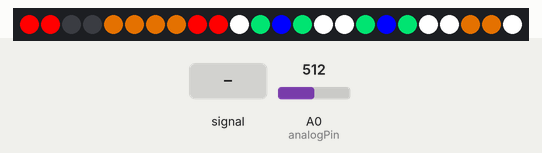
The sketch below on a simulated Arduino Uno, built with avr-gcc and run on an emulated ATmega328P. Shown: 24 RGB LEDs in strip order, left to right. The test bench sets the inputs (shaded band); at power-on: A0 (analogPin) = 512.

Above: at 1.59 s.
2.3 s: A0 (analogPin) fed a 2 Hz sine of ±306 counts around its level
At 2.84 s:
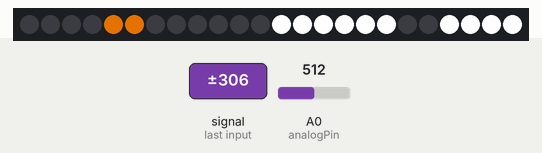
4.4 s: A0 (analogPin) set to 900
At 4.57 s:
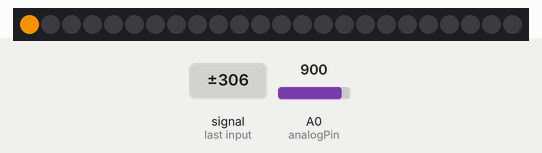
6.8 s: A0 (analogPin) set to 888
At 7.6 s:
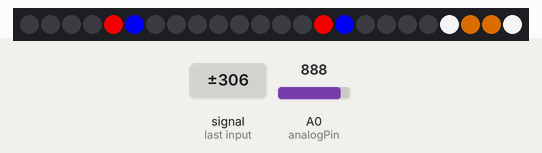
8.3 s: A0 (analogPin) set to 246
At 9.5 s:
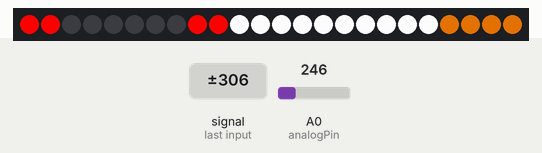
9.8 s: A0 (analogPin) set to 10
At 10.9 s:
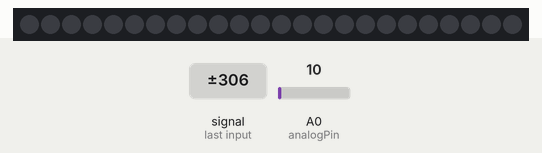
Timing chart, 0 to 12.3 s (numbered marks = the images above; inputs shaded):
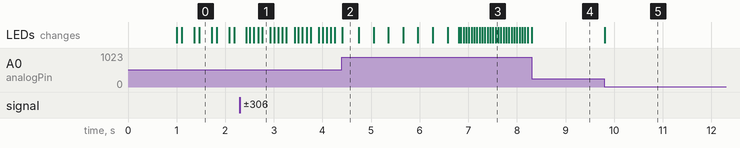

The sketch:

Headlights.ino
```cpp
#include <stdint.h>
#include <FastLED.h>

///////////////////////////////////////////////////////////////////////////////
// Hardware config
#define LED_PIN     9
#define NUM_LEDS    24
#define LED_TYPE    NEOPIXEL

///////////////////////////////////////////////////////////////////////////////
// Types

// Basic state machine for different programs
typedef enum StateType {
  KNIGHT_RIDER = 0,
  PATTERN_FLASHER = 1,
  STATIC_RUNNING_LIGHTS = 2
};

// Patterns for pattern flasher
typedef enum PatternType {
  PATTERN_POLICE1 = 0,
  PATTERN_POLICE2 = 1,
  PATTERN_POLICE3 = 2
};

///////////////////////////////////////////////////////////////////////////////
// Globals
// Our LEDs
CRGB leds[NUM_LEDS];
// Current program
StateType currentState = KNIGHT_RIDER;
// Current pattern
PatternType currentPattern = PATTERN_POLICE1;
// Time tracking
long lastTime = 0;
int analogPin = A0;
int potValue = 0;
void loopPatternFlasher(long elapsed);


///////////////////////////////////////////////////////////////////////////////
// LET'S DO THIS THING!
void setup() {
  // power-up safety delay
  delay( 1000 );

  Serial.begin(9600);
  // initialization
  FastLED.addLeds<LED_TYPE, LED_PIN>(leds, NUM_LEDS);

  lastTime = micros();
}

void loop() {
  long currentTime = micros();
  long elapsed = (currentTime - lastTime);
  lastTime = currentTime;

  //potValue = analogRead(analogPin);
  potValue = 0;
  for (int i = 0; i < 32; i++) {
    potValue += analogRead(analogPin);
  }
  potValue = potValue / 32;
  if (potValue < 20) {
    potValue = 0;
  }
  if (potValue < 256) {
    currentState = STATIC_RUNNING_LIGHTS;
  } else if (potValue >= 256 and potValue < 512) {
    currentState = PATTERN_FLASHER;
    currentPattern = PATTERN_POLICE1;
  } else if (potValue >= 512 and potValue < 768) {
    currentState = PATTERN_FLASHER;
    currentPattern = PATTERN_POLICE2;
  } else if (potValue >= 768 and potValue < 900) {
    currentState = PATTERN_FLASHER;
    currentPattern = PATTERN_POLICE3;
  }
  else {
    currentState = KNIGHT_RIDER;
  }

  switch (currentState) {
    case KNIGHT_RIDER:
      loopKnightRider(elapsed);
      break;
    case PATTERN_FLASHER:
      loopPatternFlasher(elapsed);
      break;
    case STATIC_RUNNING_LIGHTS:
      loopStaticRunningLights(elapsed);
      break;
  }

  // So we don't update too crazy fast
  delay(1);
}

///////////////////////////////////////////////////////////////////////////////
// PATTERN FLASHER
//
//
const CHSVPalette16 BasicPalette(
  CHSV(0, 0, 0),            //  0  BLACK
  CHSV(0, 0, 255),          //  1  WHITE
  CHSV(0, 255, 255),        //  2  RED
  CHSV(32, 255, 255),       //  3  ORANGE
  CHSV(64, 255, 255),       //  4  YELLOW
  CHSV(96, 255, 255),       //  5  GREEN
  CHSV(128, 255, 255),      //  6  AQUA
  CHSV(160, 255, 255),      //  7  BLUE
  CHSV(192, 255, 255),      //  8  PURPLE
  CHSV(224, 255, 255),      //  9  PINK
  CHSV(0, 255, 255),
  CHSV(0, 255, 255),
  CHSV(0, 255, 255),
  CHSV(0, 255, 255),
  CHSV(0, 255, 255),
  CHSV(0, 255, 255)

);

typedef struct Frame {
  long delay;
  uint8_t data[NUM_LEDS];
};

typedef struct Pattern {
  int count;
  Frame *frames;
};

// Remember, delay is in microseconds!!!
//  const char numFramesPattern1 = 9;
//  const char numFramesPattern2 = 2;
// PATTERN_POLICE1
const Frame PolicePattern1[] = {
  {100,    {0, 0, 0, 0, 3, 3, 0, 0, 0, 0, 0, 0, 1, 1, 1, 1, 1, 1, 0, 0, 1, 1, 1, 1}},
  {70000,  {2, 2, 7, 7, 3, 3, 0, 0, 0, 0, 2, 7, 1, 1, 1, 1, 1, 1, 0, 0, 1, 1, 1, 1}},
  {70000,  {0, 0, 0, 0, 3, 3, 0, 0, 0, 0, 0, 0, 1, 1, 1, 1, 1, 1, 0, 0, 1, 1, 1, 1}},
  {70000,  {2, 2, 7, 7, 3, 3, 0, 0, 0, 0, 2, 7, 1, 1, 1, 1, 1, 1, 0, 0, 1, 1, 1, 1}},
  {200000, {0, 0, 0, 0, 3, 3, 0, 0, 0, 0, 0, 0, 1, 1, 1, 1, 1, 1, 0, 0, 1, 1, 1, 1}},
  {70000,  {0, 0, 0, 0, 3, 3, 7, 7, 2, 2, 0, 0, 1, 1, 1, 1, 1, 1, 7, 2, 1, 1, 1, 1}},
  {70000,  {0, 0, 0, 0, 3, 3, 0, 0, 0, 0, 0, 0, 1, 1, 1, 1, 1, 1, 0, 0, 1, 1, 1, 1}},
  {70000,  {0, 0, 0, 0, 3, 3, 7, 7, 2, 2, 0, 0, 1, 1, 1, 1, 1, 1, 7, 2, 1, 1, 1, 1}},
  {200000, {0, 0, 0, 0, 3, 3, 0, 0, 0, 0, 0, 0, 1, 1, 1, 1, 1, 1, 0, 0, 1, 1, 1, 1}}
};

// PATTERN_POLICE2
const Frame PolicePattern2[] = {
  {100000,  {2, 2, 0, 0, 0, 0, 0, 0, 2, 2, 1, 6, 7, 6, 1, 1, 6, 7, 6, 1, 1, 3, 3, 1}},
  {250000,  {2, 2, 3, 3, 3, 3, 0, 0, 2, 2, 1, 6, 7, 6, 1, 1, 6, 7, 6, 1, 1, 3, 3, 1}},
  {100000,  {2, 2, 0, 0, 0, 0, 0, 0, 2, 2, 1, 6, 7, 6, 1, 1, 6, 7, 6, 1, 1, 3, 3, 1}},
  {250000,  {2, 2, 0, 0, 3, 3, 3, 3, 2, 2, 1, 6, 7, 6, 1, 1, 6, 7, 6, 1, 1, 3, 3, 1}}
};

// PATTERN_POLICE3
const Frame PolicePattern3[] = {
  {50000,  {2, 0, 0, 0, 0, 0, 0, 0, 0, 7, 2, 0, 0, 0, 0, 0, 0, 0, 0, 7, 1, 3, 3, 1}},
  {50000,  {0, 2, 0, 0, 0, 0, 0, 0, 7, 0, 0, 2, 0, 0, 0, 0, 0, 0, 7, 0, 1, 3, 3, 1}},
  {50000,  {0, 0, 2, 0, 0, 0, 0, 7, 0, 0, 0, 0, 2, 0, 0, 0, 0, 7, 0, 0, 1, 3, 3, 1}},
  {50000,  {0, 0, 0, 2, 0, 0, 7, 0, 0, 0, 0, 0, 0, 2, 0, 0, 7, 0, 0, 0, 1, 3, 3, 1}},
  {50000,  {0, 0, 0, 0, 2, 7, 0, 0, 0, 0, 0, 0, 0, 0, 2, 7, 0, 0, 0, 0, 1, 3, 3, 1}},
  {50000,  {0, 0, 0, 0, 7, 2, 0, 0, 0, 0, 0, 0, 0, 0, 7, 2, 0, 0, 0, 0, 1, 3, 3, 1}},
  {50000,  {0, 0, 0, 7, 0, 0, 2, 0, 0, 0, 0, 0, 0, 7, 0, 0, 2, 0, 0, 0, 1, 3, 3, 1}},
  {50000,  {0, 0, 7, 0, 0, 0, 0, 2, 0, 0, 0, 0, 7, 0, 0, 0, 0, 2, 0, 0, 1, 3, 3, 1}},
  {50000,  {0, 7, 0, 0, 0, 0, 0, 0, 2, 0, 0, 7, 0, 0, 0, 0, 0, 0, 2, 0, 1, 3, 3, 1}},
  {50000,  {7, 0, 0, 0, 0, 0, 0, 0, 0, 2, 7, 0, 0, 0, 0, 0, 0, 0, 0, 2, 1, 3, 3, 1}},
  {50000,  {0, 7, 0, 0, 0, 0, 0, 0, 2, 0, 0, 7, 0, 0, 0, 0, 0, 0, 2, 0, 1, 3, 3, 1}},
  {50000,  {0, 0, 7, 0, 0, 0, 0, 2, 0, 0, 0, 0, 7, 0, 0, 0, 0, 2, 0, 0, 1, 3, 3, 1}},
  {50000,  {0, 0, 0, 7, 0, 0, 2, 0, 0, 0, 0, 0, 0, 7, 0, 0, 2, 0, 0, 0, 1, 3, 3, 1}},
  {50000,  {0, 0, 0, 0, 7, 2, 0, 0, 0, 0, 0, 0, 0, 0, 7, 2, 0, 0, 0, 0, 1, 3, 3, 1}},
  {50000,  {0, 0, 0, 0, 2, 7, 0, 0, 0, 0, 0, 0, 0, 0, 2, 7, 0, 0, 0, 0, 1, 3, 3, 1}},
  {50000,  {0, 0, 0, 2, 0, 0, 7, 0, 0, 0, 0, 0, 0, 2, 0, 0, 7, 0, 0, 0, 1, 3, 3, 1}},
  {50000,  {0, 0, 2, 0, 0, 0, 0, 7, 0, 0, 0, 0, 2, 0, 0, 0, 0, 7, 0, 0, 1, 3, 3, 1}},
  {50000,  {0, 2, 0, 0, 0, 0, 0, 0, 7, 0, 0, 2, 0, 0, 0, 0, 0, 0, 7, 0, 1, 3, 3, 1}}
};

const Pattern patterns[] = {
  {9, PolicePattern1},
  {4, PolicePattern2},
  {18, PolicePattern3}
};

int currentFrame = 0;
long frameTime = 0;

void loopPatternFlasher(long elapsed) {
  frameTime += elapsed;
  if (frameTime > patterns[currentPattern].frames[currentFrame].delay) {
    frameTime = 0;
    currentFrame = (currentFrame + 1) % patterns[currentPattern].count;
  }
  // Update all the pixels from the palette
  for (int i = 0; i < NUM_LEDS; i++) {
    leds[i] = ColorFromPalette(BasicPalette, patterns[currentPattern].frames[currentFrame].data[i] * 16);
  }

  // Show it
  FastLED.show();
}


////////////////////////////////////////////////////////////////////////////////////////
//Static Running Lights
//

const Frame fixedpattern[] = {
  {10000,    {2, 2, 0, 0, 0, 0, 0, 0, 2, 2, 1, 1, 1, 1, 1, 1, 1, 1, 1, 1, 3, 3, 3, 3}}

};

const char numFramesFixedPattern = 1;

void loopStaticRunningLights(long elapsed) {
  frameTime += elapsed;
  if (frameTime > fixedpattern[currentFrame].delay) {
    frameTime = 0;
    currentFrame = (currentFrame + 1) % numFramesFixedPattern;
  }
  // Update all the pixels from the palette
  for (int i = 0; i < NUM_LEDS; i++) {
    leds[i] = ColorFromPalette(BasicPalette, fixedpattern[0].data[i] * 16);
  }
  FastLED.setBrightness(potValue);
  // Show it
  FastLED.show();
}


///////////////////////////////////////////////////////////////////////////////
// Knight Rider
// Kitt is your copilot
//
// This works by dimming all current pixels and setting the current pixel to
// the brightest in the palette

// How many microseconds to go across
const float krSpeed = 1000000;
// Dimming rate. Number of microseconds to dim 1 unit
const float krDimTime = 20;
// The colors to use
// Note: Heat Colors is only from 0-240
const CRGBPalette16  krPalette = HeatColors_p;
// Maximum color index for the "hot" pixel
const uint8_t krMaxColor = 128;

// Current phase
float krPhase = 0.0f;
// Time since the last dimming
long krDimmedAt = 0;
// Current direction
boolean isForward = true;

// All the palette indices
uint8_t krPixels[NUM_LEDS] = {0, 0, 0, 0, 0, 0, 0, 0, 0, 0};

void loopKnightRider(long elapsed) {
  // Update dimming
  krDimmedAt += elapsed;
  if (krDimmedAt > krDimTime) {
    krDimmedAt = 0;

    // Dim all the pixels
    for (int i = 0; i < NUM_LEDS; i++) {
      krPixels[i] = max(0, krPixels[i] - 1);
    }
  }

  // Update phase pixel
  if (isForward) {
    krPhase += elapsed / krSpeed;
    // Switch directions
    if (krPhase > 1) {
      krPhase -= krPhase - 1;
      isForward = false;
    }
  } else {
    krPhase -= elapsed / krSpeed;
    // Switch directions
    if (krPhase < 0) {
      krPhase = -krPhase;
      isForward = true;
    }
  }

  // TODO Make this even smoother by interpolating the "current pixel"
  uint8_t currentPixel = (int)(krPhase * NUM_LEDS);
  krPixels[currentPixel] = krMaxColor;

  // Update all the pixels from the palette
  for (int i = 0; i < NUM_LEDS; i++) {
    leds[i] = ColorFromPalette(krPalette, krPixels[i]);
  }

  // Show it
  FastLED.show();
}
```

Measured:
- the behaviour switches between 900 and 899 on A0 (analogPin) (found by bisection; images 2 and 3)
- after the input at 2.3 s, the LEDs: first change after 0.13 s (image 1 shows a later state)
- after the input at 4.4 s, the LEDs: change at once (image 2)
- after the input at 6.8 s, the LEDs: first change at once (image 3 shows a later state)
- after the input at 8.3 s, the LEDs: change at once (image 4)
- after the input at 9.8 s, the LEDs: first change at once (image 5 shows a later state)
